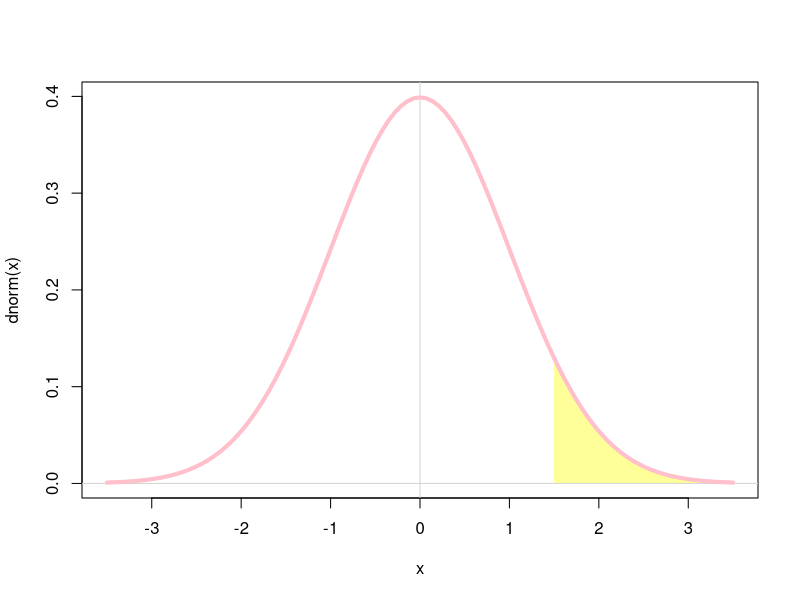

Write the R code that produced this figure.



curve(dnorm(x),-3.5, 3.5, lwd=3, col='pink')
x1=1.5; x2=3.5
x=seq(x1, x2, len=100) 
polygon(c(x1,x,x2), c(0,dnorm(x),0),col="#ffff99", border=NA)
abline(h=0, v=0, col='lightgray')
curve(dnorm(x),-3.5, 3.5, lwd=4, col='pink', add=T)
